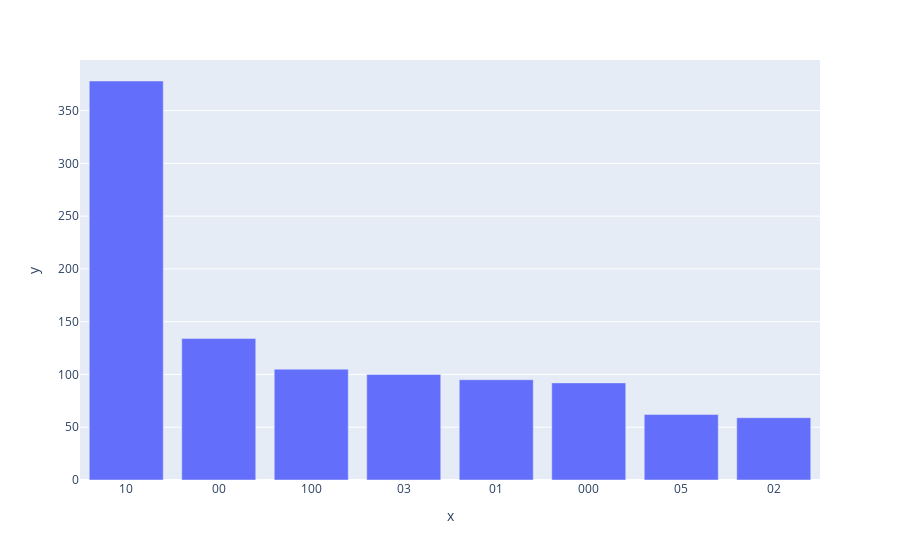

This figure's notebook cell:
### Code cell
### >>> **Exercise 15 (take home):** 
fig.update_xaxes(categoryorder="total descending")

### Figure 1 — Plotly figure (JSON) as saved in the notebook; plotly's stock layout.template omitted (floating-point values rounded to 4 significant figures)
{"data": [{"alignmentgroup": "True", "hovertemplate": "x=%{x}<br>y=%{y}<extra></extra>", "legendgroup": "", "marker": {"color": "#636efa", "pattern": {"shape": ""}}, "name": "", "offsetgroup": "", "orientation": "v", "showlegend": false, "textposition": "auto", "type": "bar", "x": ["00", "000", "01", "02", "03", "05", "10", "100"], "xaxis": "x", "y": [134, 92, 95, 59, 100, 62, 378, 105], "yaxis": "y"}], "layout": {"barmode": "relative", "legend": {"tracegroupgap": 0}, "margin": {"t": 60}, "xaxis": {"anchor": "y", "categoryorder": "total descending", "domain": [0, 1], "title": {"text": "x"}}, "yaxis": {"anchor": "x", "domain": [0, 1], "title": {"text": "y"}}}}
